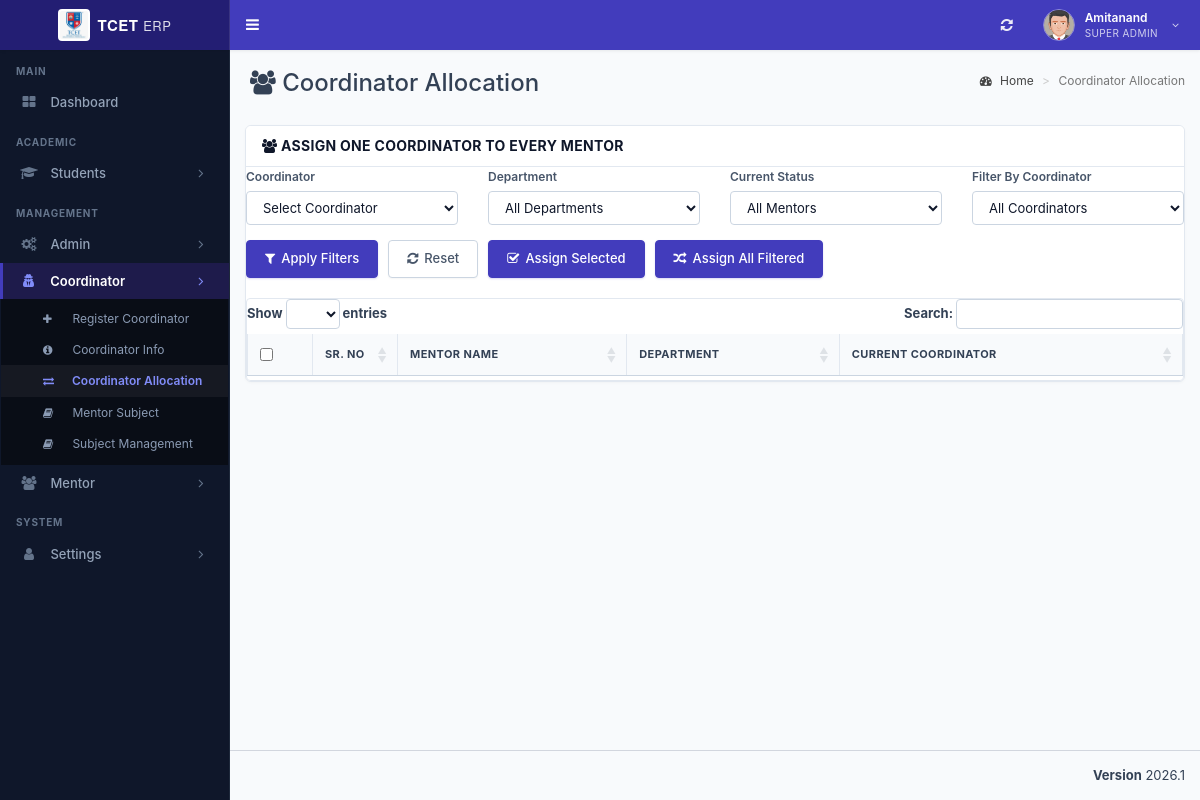
The page /admin/coordinator_allocation.php (signed in) on the database its author committed.
### tables this page shows
CREATE TABLE `st_role_master` (
  `role_id` int(11) NOT NULL,
  `role_name` varchar(100) NOT NULL,
  PRIMARY KEY (`role_id`)
);

CREATE TABLE `st_login` (
  `login_id` int(11) NOT NULL AUTO_INCREMENT,
  `username` varchar(200) NOT NULL,
  `password` varchar(255) NOT NULL,
  `user_id` int(11) NOT NULL,
  `created_at` timestamp NOT NULL DEFAULT current_timestamp(),
  PRIMARY KEY (`login_id`)
);

CREATE TABLE `st_user_master` (
  `user_id` int(11) NOT NULL AUTO_INCREMENT,
  `user_name` varchar(150) NOT NULL,
  `email_id` varchar(200) NOT NULL,
  `phone_number` varchar(15) DEFAULT NULL,
  `department_id` int(11) NOT NULL,
  `role_id` int(11) NOT NULL,
  `student_id` int(11) NOT NULL,
  `is_first_login` tinyint(1) DEFAULT 1,
  PRIMARY KEY (`user_id`)
);

CREATE TABLE `st_menu_master` (
  `menu_id` int(11) NOT NULL,
  `menu_name` varchar(100) NOT NULL,
  `menu_icon` varchar(100) NOT NULL DEFAULT 'fa fa-folder',
  PRIMARY KEY (`menu_id`)
);

CREATE TABLE `st_sub_menu_master` (
  `sub_menu_id` int(11) NOT NULL AUTO_INCREMENT,
  `menu_id` int(11) NOT NULL,
  `sort_order` int(11) NOT NULL DEFAULT 0,
  `sub_menu_name` varchar(100) NOT NULL,
  `sub_menu_icon` varchar(100) NOT NULL DEFAULT 'fa fa-angle-double-right',
  `sub_menu_route` varchar(255) NOT NULL DEFAULT '#',
  PRIMARY KEY (`sub_menu_id`)
);

### database/db_connect.php (called while the page is built, shortened)
<?php
if (!class_exists('DBController')) {
class DBController
{
    public $host = "localhost";
    public $user = "root";
    public $password = "";
    public $database = "tcet_st";
    function __construct($dbName = null)
    {
        if ($dbName !== null && trim((string)$dbName) !== '') {
            $this->database = trim((string)$dbName);
        } else {
            $this->database = "tcet_st";
        }
        $this->conn = $this->connectDB();
    }
    function connectDB()
    {
      $conn = @mysqli_connect($this->host,$this->user,$this->password,$this->database);
      return $conn;
    }
}
}
?>

### admin/coordinator_allocation.php (the view, shortened to what this page needs)
<?php
require "../database/db_connect.php";
include "header/header.php";
?>
<div class="content-wrapper">
  <section class="content-header">
    <h1><i class="fa fa-users"></i> Coordinator Allocation</h1>
    <ol class="breadcrumb">
      <li><a href="index.php"><i class="fa fa-dashboard"></i> Home</a></li>
      <li class="active">Coordinator Allocation</li>
    </ol>
  </section>
  <section class="content">
    <div class="row">
      <div class="col-md-12">
        <div class="erp-card">
          <div class="erp-card-header">
            <h3 class="erp-card-title"><i class="fa fa-users"></i> Assign One Coordinator To Every Mentor</h3>
          </div>
          <div class="erp-card-body">
            <div class="row" style="margin-bottom: 15px;">
              <div class="col-md-3">
                <label style="font-weight:600; font-size:12px; color:var(--erp-text-secondary);">Coordinator</label>
                <select class="form-control" id="coordinator_id">
                  <option value="">Select Coordinator</option>
                </select>
              </div>
              <div class="col-md-3">
                <label style="font-weight:600; font-size:12px; color:var(--erp-text-secondary);">Department</label>
                <select class="form-control" id="department_id">
                  <option value="">All Departments</option>
                </select>
              </div>
              <div class="col-md-3">
                <label style="font-weight:600; font-size:12px; color:var(--erp-text-secondary);">Current Status</label>
                <select class="form-control" id="assignment_status">
                  <option value="">All Mentors</option>
                </select>
              </div>
              <div class="col-md-3">
                <label style="font-weight:600; font-size:12px; color:var(--erp-text-secondary);">Filter By Coordinator</label>
                <select class="form-control" id="coordinator_filter">
                  <option value="">All Coordinators</option>
                </select>
              </div>
            </div>
            <div class="row" style="margin-bottom: 20px;">
              <div class="col-md-12" style="display:flex; gap:10px; flex-wrap:wrap;">
                <button type="button" class="btn-erp-primary" id="apply_filters"><i class="fa fa-filter"></i> Apply Filters</button>
                <button type="button" class="btn-erp-secondary" id="reset_filters"><i class="fa fa-refresh"></i> Reset</button>
                <button type="button" class="btn-erp-primary" style="background:#16a34a; border-color:#16a34a;" id="assign_selected_btn"><i class="fa fa-check-square-o"></i> Assign Selected</button>
                <button type="button" class="btn-erp-primary" style="background:#d97706; border-color:#d97706;" id="assign_filtered_btn"><i class="fa fa-random"></i> Assign All Filtered</button>
              </div>
            </div>
            <div class="table-responsive" style="border: 1px solid var(--erp-border); border-radius: 4px;">
              <table id="coordinatorAllocationTable" class="erp-table" width="100%">
                <thead>
                  <tr>
                    <th style="width: 40px;"><input type="checkbox" id="select_all_mentors"></th>
                    <th style="width: 60px;">Sr. No</th>
                    <th>Mentor Name</th>
                    <th>Department</th>
                    <th>Current Coordinator</th>
                  </tr>
                </thead>
              </table>
            </div>
          </div>
        </div>
      </div>
    </div>
  </section>
</div>
<link rel="stylesheet" type="text/css" href="https://cdn.datatables.net/1.10.19/css/jquery.dataTables.css">
<?php include "header/footer.php"; ?>

### admin/header/header.php (shortened to what this page needs)
<?php
require_once __DIR__ . "/../../database/db_connect.php";
$db_handle = new DBController();
$sessionLoginId = intval($_SESSION['user_login_id'] ?? $_SESSION['user_session'] ?? 0);
$username = '';
$userid = 0;
$usertype = 0;
$sql = "SELECT l.login_id, l.username, l.user_id, u.role_id, u.user_name, u.department_id, u.student_id, r.role_name
	    FROM st_login l
	    LEFT JOIN st_user_master u ON u.user_id = l.user_id
	    LEFT JOIN st_role_master r ON r.role_id = u.role_id
	    WHERE l.login_id='" . $sessionLoginId . "' LIMIT 1";
$result = mysqli_query($db_handle->conn, $sql);
if ($result && $result->num_rows > 0) {
	$row = $result->fetch_assoc();
	$username = $row['username'];
	$userid = intval($row['user_id']);
	$usertype = intval($row['role_id']);
}
$name = $username;
$profileSql = "SELECT COALESCE(NULLIF(TRIM(u.user_name), ''), l.username) AS user_name
			   FROM st_login l
			   LEFT JOIN st_user_master u ON u.user_id = l.user_id
			   WHERE l.user_id = $userid LIMIT 1";
$profileResult = mysqli_query($db_handle->conn, $profileSql);
if ($profileResult && ($profileRow = mysqli_fetch_assoc($profileResult))) {
	$profileName = trim((string)($profileRow['user_name'] ?? ''));
	if ($profileName !== '') {
		$name = $profileName;
	}
}
$sql = "SELECT role_name FROM st_role_master WHERE role_id = ? LIMIT 1";
$stmt = mysqli_prepare($db_handle->conn, $sql);
if ($stmt) {
	mysqli_stmt_bind_param($stmt, 'i', $usertype);
	mysqli_stmt_execute($stmt);
	$result = mysqli_stmt_get_result($stmt);
	if ($row = mysqli_fetch_assoc($result)) {
		$role_name = $row['role_name'];
	}
}
	$dashboardRoute = ($usertype === 5) ? 'student_dashboard.php' : 'index.php';
?>
<!DOCTYPE html>
<html>
<head>
	<link rel="stylesheet" href="bootstrap/css/bootstrap.min.css">
	<link rel="stylesheet" href="https://cdnjs.cloudflare.com/ajax/libs/font-awesome/4.5.0/css/font-awesome.min.css">
	<link rel="stylesheet" href="https://cdnjs.cloudflare.com/ajax/libs/ionicons/2.0.1/css/ionicons.min.css">
	<link rel="stylesheet" href="dist/css/AdminLTE.min.css">
	<link rel="stylesheet" href="dist/css/skins/_all-skins.min.css">
	<link rel="stylesheet" href="plugins/iCheck/flat/blue.css">
	<link rel="stylesheet" href="plugins/morris/morris.css">
	<link rel="stylesheet" href="plugins/jvectormap/jquery-jvectormap-1.2.2.css">
	<link rel="stylesheet" href="plugins/datepicker/datepicker3.css">
	<link rel="stylesheet" href="plugins/daterangepicker/daterangepicker.css">
	<link rel="stylesheet" href="plugins/bootstrap-wysihtml5/bootstrap3-wysihtml5.min.css">
	<link rel="stylesheet" href="css/erp-theme.css">
</head>
<body class="hold-transition skin-blue sidebar-mini main-content-responsive">
	<div class="wrapper">
		<header class="main-header">
			<a href="<?php echo $dashboardRoute; ?>" class="logo" style="text-decoration: none;">
				<span class="logo-lg">
					<img src="images/tcet_logo.png" height="32" width="32" style="border-radius: 4px; background: #ffffff; padding: 2px; object-fit: contain;" alt="TCET" />
					<span style="font-weight: 700; font-size: 15px; letter-spacing: 0.5px;">TCET <span style="font-weight: 400; opacity: 0.85; font-size: 13px;">ERP</span></span>
				</span>
			</a>
			<nav class="navbar navbar-static-top" role="navigation">
				<a href="#" class="sidebar-toggle" data-toggle="offcanvas" role="button" title="Toggle Navigation">
				</a>
				<div class="navbar-custom-menu">
					<ul class="nav navbar-nav">
						<li>
							<a href="javascript:void(0);" onclick="window.location.reload();" title="Refresh Page" style="height: 50px; display: flex; align-items: center; padding: 0 14px; color: #ffffff; opacity: 0.9;">
								<i class="fa fa-refresh" style="font-size: 14px;"></i>
							</a>
						</li>
						<li class="dropdown user user-menu">
							<a href="#" class="dropdown-toggle erp-header-user-btn" data-toggle="dropdown">
								<img src="dist/img/user2-160x160.jpg" class="erp-header-avatar" alt="User Image">
								<div class="erp-header-user-meta hidden-xs">
									<span class="erp-header-user-name"><?php echo htmlspecialchars($name !== '' ? $name : $username); ?></span>
									<span class="erp-header-user-role"><?php echo htmlspecialchars($role_name ?? 'User'); ?></span>
								</div>
								<i class="fa fa-angle-down hidden-xs" style="font-size: 11px; opacity: 0.8; margin-left: 4px;"></i>
							</a>
						</li>
					</ul>
				</div>
			</nav>
		</header>
		<aside class="main-sidebar">
			<section class="sidebar">
				<?php include_once "side_menu.php"; ?>
			</section>
		</aside>

### admin/header/side_menu.php (shortened to what this page needs)
<?php
if (!function_exists('sidebar_has_column')) {
function sidebar_has_column($conn, $table, $column)
{
	$escapedColumn = mysqli_real_escape_string($conn, $column);
	$result = mysqli_query($conn, "SHOW COLUMNS FROM $table LIKE '$escapedColumn'");
	$exists = ($result && mysqli_num_rows($result) > 0);
	return $exists;
}
}
$menuHasIconColumn = sidebar_has_column($db_handle->conn, 'st_menu_master', 'menu_icon');
$subMenuHasIconColumn = sidebar_has_column($db_handle->conn, 'st_sub_menu_master', 'sub_menu_icon');
$subMenuHasRouteColumn = sidebar_has_column($db_handle->conn, 'st_sub_menu_master', 'sub_menu_route');
$menuTree = array();
$menuIconSelect = $menuHasIconColumn
	? "COALESCE(NULLIF(TRIM(m.menu_icon), ''), 'fa fa-folder') AS menu_icon"
	: "'fa fa-folder' AS menu_icon";
$subMenuRouteSelect = $subMenuHasRouteColumn
	? "COALESCE(NULLIF(TRIM(sm.sub_menu_route), ''), '#') AS sub_menu_route"
	: "'#' AS sub_menu_route";
$subMenuIconSelect = $subMenuHasIconColumn
	? "COALESCE(NULLIF(TRIM(sm.sub_menu_icon), ''), 'fa fa-angle-double-right') AS sub_menu_icon"
	: "'fa fa-angle-double-right' AS sub_menu_icon";
$menuSql = "SELECT m.menu_id, m.menu_name, $menuIconSelect
			FROM st_menu_master m
			WHERE (
				EXISTS (
					SELECT 1
					FROM st_menu_allocation_master mar
					WHERE mar.menu_id = m.menu_id
					  AND mar.role_id = ?
					  AND mar.sub_menu_id IS NULL
				)
				OR EXISTS (
					SELECT 1
					FROM st_menu_allocation_master maa
					WHERE maa.menu_id = m.menu_id
					  AND maa.role_id = ?
					  AND maa.sub_menu_id IS NOT NULL
				)
			)
			ORDER BY m.menu_id";
$menuStmt = mysqli_prepare($db_handle->conn, $menuSql);
if ($menuStmt) {
	mysqli_stmt_bind_param($menuStmt, 'ii', $usertype, $usertype);
	mysqli_stmt_execute($menuStmt);
	$menuResult = mysqli_stmt_get_result($menuStmt);
	while ($menuRow = mysqli_fetch_assoc($menuResult)) {
		$menuId = (int) $menuRow['menu_id'];
		$menuTree[$menuId] = array(
			'menu_name' => $menuRow['menu_name'],
			'menu_icon' => $menuRow['menu_icon'],
			'submenus' => array()
		);
		$subSql = "SELECT sm.sub_menu_id, sm.sub_menu_name, $subMenuRouteSelect, $subMenuIconSelect
				   FROM st_sub_menu_master sm
				   WHERE sm.menu_id = ?
				   AND (
					   EXISTS (
						   SELECT 1
						   FROM st_menu_allocation_master mar
						   WHERE mar.sub_menu_id = sm.sub_menu_id
							 AND mar.role_id = ?
					   )
				   )
				   ORDER BY sm.sort_order ASC, sm.sub_menu_id ASC";
		$subStmt = mysqli_prepare($db_handle->conn, $subSql);
		if ($subStmt) {
			mysqli_stmt_bind_param($subStmt, 'ii', $menuId, $usertype);
			mysqli_stmt_execute($subStmt);
			$subResult = mysqli_stmt_get_result($subStmt);
			while ($subRow = mysqli_fetch_assoc($subResult)) {
				$menuTree[$menuId]['submenus'][] = $subRow;
			}
		}
	}
}
?>
<ul class="sidebar-menu" id="sidebar-dynamic-menu">
<?php
$sidebarHomeRoute = ((int) ($usertype ?? 0) === 5) ? 'student_dashboard.php' : 'index.php';
$sidebarHomeLabel = ((int) ($usertype ?? 0) === 5) ? 'Dashboard' : 'Dashboard';
$sidebarHomeIcon = ((int) ($usertype ?? 0) === 5) ? 'fa fa-dashboard' : 'fa fa-th-large';
$currentScript = basename($_SERVER['PHP_SELF'] ?? '');
?>
<li class="header">MAIN</li>
<li class="<?php echo ($currentScript === 'index.php' || $currentScript === 'student_dashboard.php') ? 'active' : ''; ?>">
	<a href="<?php echo htmlspecialchars($sidebarHomeRoute); ?>">
		<i class="<?php echo htmlspecialchars($sidebarHomeIcon); ?>"></i>
		<span><?php echo htmlspecialchars($sidebarHomeLabel); ?></span>
	</a>
</li>
<?php
$renderedHeaders = array();
foreach ($menuTree as $menuId => $menuData) {
	$menuName = trim((string) $menuData['menu_name']);
	$menuLower = strtolower($menuName);
	$menuIcon = trim((string) $menuData['menu_icon']);
	$sectionGroup = '';
	if (in_array($menuLower, array('students', 'student', 'coordinator', 'academics', 'academic'), true)) {
		$sectionGroup = 'ACADEMIC';
	} elseif (in_array($menuLower, array('admin', 'mentor', 'management'), true)) {
		$sectionGroup = 'MANAGEMENT';
	} elseif (in_array($menuLower, array('settings', 'system'), true)) {
		$sectionGroup = 'SYSTEM';
	}
	if ($sectionGroup !== '' && !isset($renderedHeaders[$sectionGroup])) {
		echo '<li class="header">' . htmlspecialchars($sectionGroup) . '</li>';
		$renderedHeaders[$sectionGroup] = true;
	}
	$isMenuActive = false;
	if (!empty($menuData['submenus'])) {
		foreach ($menuData['submenus'] as $sub) {
			$routeBase = basename($sub['sub_menu_route'] ?? '');
			if ($routeBase !== '' && $routeBase !== '#' && strpos($currentScript, $routeBase) !== false) {
				$isMenuActive = true;
				break;
			}
		}
	}
?>
<li class="treeview <?php echo $isMenuActive ? 'active' : ''; ?>" data-menu-id="<?php echo $menuId; ?>" id="sidebar-menu-<?php echo $menuId; ?>">
	<a href="#">
		<i class="<?php echo htmlspecialchars($menuIcon); ?>" aria-hidden="true"></i>
		<span><?php echo htmlspecialchars(ucwords(strtolower($menuName))); ?></span>
		<span class="pull-right-container">
			<i class="fa fa-angle-right pull-right"></i>
		</span>
	</a>
	<ul class="treeview-menu" id="sidebar-submenu-<?php echo $menuId; ?>" <?php echo $isMenuActive ? 'style="display: block;"' : ''; ?>>
	<?php if (!empty($menuData['submenus'])) {
		foreach ($menuData['submenus'] as $subMenu) {
			$subId = intval($subMenu['sub_menu_id']);
			$subName = trim((string) $subMenu['sub_menu_name']);
			$subRoute = trim((string) ($subMenu['sub_menu_route'] ?? '#'));
			$subIcon = trim((string) ($subMenu['sub_menu_icon'] ?? 'fa fa-circle-o'));
			$isSubActive = ($subRoute !== '#' && basename($subRoute) === $currentScript);
	?>
		<li class="<?php echo $isSubActive ? 'active' : ''; ?>" data-sub-menu-id="<?php echo $subId; ?>" id="sidebar-submenu-item-<?php echo $subId; ?>">
			<a href="<?php echo htmlspecialchars($subRoute); ?>">
				<i class="<?php echo htmlspecialchars($subIcon); ?>"></i>
				<span><?php echo htmlspecialchars($subName); ?></span>
			</a>
		</li>
	<?php }
	} ?>
	</ul>
</li>
<?php } ?>
</ul>

### admin/header/header.php (style rules this page uses)
.main-content-responsive .box-body, .main-content-responsive .table-responsive { overflow-x: auto; }
.main-content-responsive .main-header .logo img { height: 32px !important; width: auto !important; max-width: none; object-fit: contain; }

### rows shown on the page
st_role_master: role_name "SUPER ADMIN"
st_login: user.role_id "Dashboard"
st_menu_master: menu_name "ACADEMIC", menu_name "Students"
st_menu_master: menu_name "MANAGEMENT", menu_name "Admin"
st_menu_master: menu_name "Coordinator"
st_sub_menu_master: sub_menu_name "Register Coordinator"
st_sub_menu_master: sub_menu_name "Coordinator Info"
st_sub_menu_master: sub_menu_name "Coordinator Allocation"
st_sub_menu_master: sub_menu_name "Mentor Subject"
st_sub_menu_master: sub_menu_name "Subject Management"
st_menu_master: menu_name "Mentor"
st_menu_master: menu_name "SYSTEM", menu_name "Settings"

### other values the page prints
$name !== '' ? $name : $username "Amitanand"
